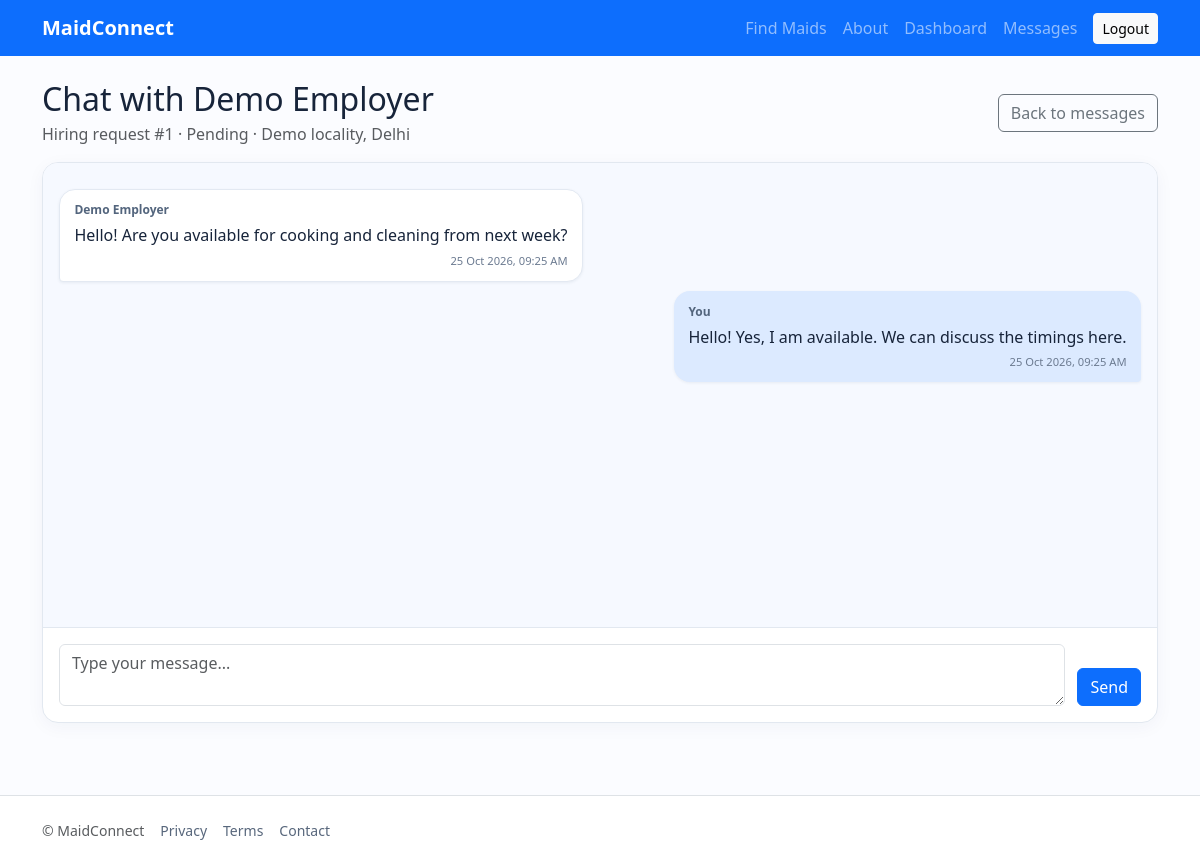
The app's page /chat/1 (signed in) with its own data.
### models.py (models this page shows)
class User(db.Model):
    __tablename__ = "users"
    id = db.Column(db.Integer, primary_key=True)
    full_name = db.Column(db.String(120), nullable=False)
    mobile = db.Column(db.String(20), unique=True, nullable=False, index=True)
    email = db.Column(db.String(160), unique=True, nullable=True, index=True)
    password_hash = db.Column(db.String(255), nullable=False)
    role = db.Column(db.String(20), nullable=False)  # maid, employer, admin
    is_active = db.Column(db.Boolean, default=True, nullable=False)
    is_verified = db.Column(db.Boolean, default=False, nullable=False)
    created_at = db.Column(db.DateTime, default=datetime.utcnow, nullable=False)
    maid_profile = db.relationship("MaidProfile", back_populates="user", uselist=False, cascade="all, delete-orphan")
    employer_profile = db.relationship("EmployerProfile", back_populates="user", uselist=False, cascade="all, delete-orphan")

class HiringRequest(db.Model):
    __tablename__ = "hiring_requests"
    id = db.Column(db.Integer, primary_key=True)
    employer_id = db.Column(db.Integer, db.ForeignKey("users.id"), nullable=False, index=True)
    maid_id = db.Column(db.Integer, db.ForeignKey("users.id"), nullable=False, index=True)
    job_location = db.Column(db.String(250), nullable=False)
    salary_offered = db.Column(db.Integer, nullable=False)
    work_timings = db.Column(db.String(100), nullable=False)
    job_description = db.Column(db.Text, default="")
    status = db.Column(db.String(20), default="Pending", nullable=False, index=True)
    created_at = db.Column(db.DateTime, default=datetime.utcnow, nullable=False)
    updated_at = db.Column(db.DateTime, default=datetime.utcnow, onupdate=datetime.utcnow, nullable=False)
    employer = db.relationship("User", foreign_keys=[employer_id])
    maid = db.relationship("User", foreign_keys=[maid_id])

class ChatMessage(db.Model):
    __tablename__ = "chat_messages"
    id = db.Column(db.Integer, primary_key=True)
    hiring_request_id = db.Column(db.Integer, db.ForeignKey("hiring_requests.id", ondelete="CASCADE"), nullable=False, index=True)
    sender_id = db.Column(db.Integer, db.ForeignKey("users.id", ondelete="CASCADE"), nullable=False, index=True)
    body = db.Column(db.String(2000), nullable=False)
    is_read = db.Column(db.Boolean, default=False, nullable=False)
    created_at = db.Column(db.DateTime, default=datetime.utcnow, nullable=False, index=True)
    sender = db.relationship("User", foreign_keys=[sender_id])
    hiring_request = db.relationship("HiringRequest", foreign_keys=[hiring_request_id])

### app.py (the view, shortened to what this page needs)
    @app.route("/chat/<int:req_id>", methods=["GET", "POST"])
    @login_required
    def chat(req_id):
        user = current_user()
        if user.role not in ("maid", "employer"):
            abort(403)
        req = db.session.get(HiringRequest, req_id)
        if not req or user.id not in (req.maid_id, req.employer_id):
            abort(404)
        other_user = req.employer if user.id == req.maid_id else req.maid
        can_send = True
        ChatMessage.query.filter_by(hiring_request_id=req.id, is_read=False).filter(
            ChatMessage.sender_id != user.id
        ).update({"is_read": True}, synchronize_session=False)
        db.session.commit()
        chat_messages = ChatMessage.query.filter_by(hiring_request_id=req.id).order_by(ChatMessage.created_at.asc(), ChatMessage.id.asc()).all()
        return render_template("chat.html", req=req, other_user=other_user, chat_messages=chat_messages,
                               can_send=can_send, user=user)

### templates/chat.html (shortened to what this page needs)
{% extends "base.html" %}{% block title %}Chat with {{ other_user.full_name }} | MaidConnect{% endblock %}
{% block content %}
<div class="d-flex flex-wrap align-items-center justify-content-between gap-2 mb-3"><div><h1 class="h2 mb-1">Chat with {{ other_user.full_name }}</h1><p class="text-muted mb-0">Hiring request #{{ req.id }} · {{ req.status }} · {{ req.job_location }}</p></div><a class="btn btn-outline-secondary" href="{{ url_for('messages_inbox') }}">Back to messages</a></div>
<div class="chat-panel">
<div class="chat-history" id="chat-history" data-updates-url="{{ url_for('chat_updates', req_id=req.id) }}" data-current-user="{{ user.id }}" data-last-id="{{ chat_messages[-1].id if chat_messages else 0 }}" aria-live="polite">
{% for msg in chat_messages %}
<div class="chat-row {% if msg.sender_id == user.id %}mine{% else %}theirs{% endif %}"><div class="chat-bubble"><div class="chat-sender">{{ 'You' if msg.sender_id == user.id else msg.sender.full_name }}</div><div class="chat-body">{{ msg.body }}</div><div class="chat-time">{{ msg.created_at.strftime('%d %b %Y, %I:%M %p') }}</div></div></div>
{% else %}<div class="text-center text-muted py-5">No messages yet. Say hello to start the conversation.</div>{% endfor %}
</div>
{% if can_send %}<form method="post" class="chat-compose"><textarea id="chat-body" class="form-control" name="body" rows="2" maxlength="2000" placeholder="Type your message..." required></textarea><button class="btn btn-primary align-self-end" type="submit">Send</button></form>
{% else %}<div class="alert alert-secondary mb-0">This hiring request is {{ req.status|lower }}. Chat history is available in read-only mode.</div>{% endif %}
</div>
{% endblock %}

### static/css/style.css (style rules this page uses)
:root { --brand:#1456b8; --soft:#f1f6ff; }
body { background:#fbfcff; color:#17243a; min-height:100vh; }
a { text-decoration:none; }
.chat-panel { background:#fff; border:1px solid #e2e8f0; border-radius:1rem; overflow:hidden; box-shadow:0 4px 18px #17345b0b; }
.chat-history { height:min(58vh, 620px); min-height:260px; overflow-y:auto; padding:1rem; background:#f6f9ff; }
.chat-row { display:flex; margin:.6rem 0; }
.chat-row.mine { justify-content:flex-end; }
.chat-row.theirs { justify-content:flex-start; }
.chat-bubble { max-width:min(78%, 620px); padding:.7rem .9rem; border-radius:1rem; box-shadow:0 1px 3px #17345b12; overflow-wrap:anywhere; }
.chat-row.mine .chat-bubble { background:#dceaff; border-bottom-right-radius:.25rem; }
.chat-row.theirs .chat-bubble { background:#fff; border:1px solid #e3e9f2; border-bottom-left-radius:.25rem; }
.chat-sender { font-size:.75rem; font-weight:700; color:#53657d; margin-bottom:.25rem; }
.chat-body { white-space:pre-wrap; }
.chat-time { font-size:.7rem; color:#6c7b91; text-align:right; margin-top:.35rem; }
.chat-compose { display:flex; gap:.75rem; align-items:flex-end; padding:1rem; border-top:1px solid #e2e8f0; }
.chat-compose textarea { resize:vertical; }

### records on screen
User: full_name "Demo Employer"
HiringRequest: id "1", status "Pending", job_location "Demo locality, Delhi"
ChatMessage: body "Hello! Are you available for cooking and cleaning from next week?", created_at "25 Oct 2026, 09:25 AM"
ChatMessage: sender_id "You", body "Hello! Yes, I am available. We can discuss the timings here.", created_at "25 Oct 2026, 09:25 AM"
